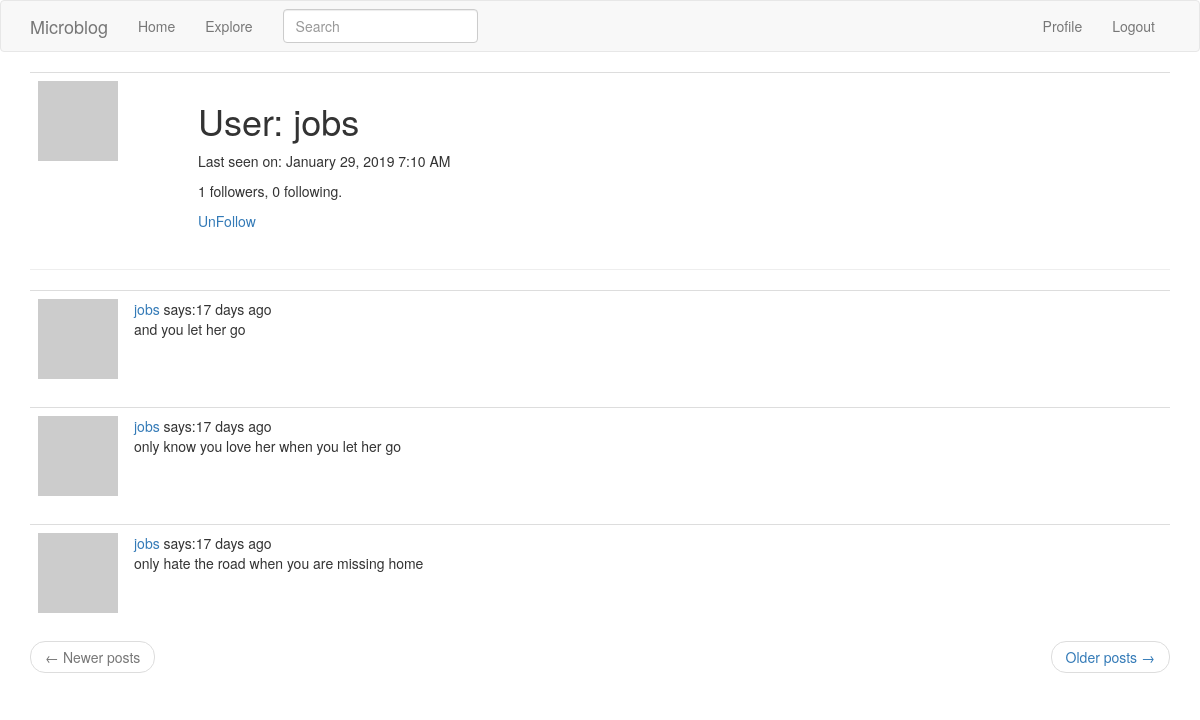
Screenshot of /user/jobs (signed in) with the database file from the repository.
### app/models.py (models this page shows, shortened)
class User(UserMixin, db.Model):
    id = db.Column(db.Integer, autoincrement=True, primary_key=True)
    username = db.Column(db.String(64), index=True, unique=True)
    email = db.Column(db.String(120), index=True, unique=True)
    password_hash = db.Column(db.String(128))
    about_me = db.Column(db.String(140))
    last_seen = db.Column(db.DateTime, default=datetime.utcnow)
    posts = db.relationship('Post', backref='author', lazy='dynamic')
    followed = db.relationship('User',
                               secondary=followers,
                               primaryjoin=(followers.c.follower_id == id),
                               secondaryjoin=(followers.c.followed_id == id),
                               backref=db.backref('followers', lazy='dynamic'),
                               lazy='dynamic')
    def avatar(self, size):
        digest = md5(self.email.lower().encode('utf-8')).hexdigest()
        return 'https://www.gravatar.com/avatar/{}?d=monsterid&s={}'.format(digest, size)
    def is_following(self, user):
        return self.followed.filter(followers.c.followed_id == user.id).count() > 0

class SearchableMixin(object):
    @classmethod
    def before_commit(cls, session):
        session._changes = {
            'add': list(session.new),
            'update': list(session.dirty),
            'delete': list(session.deleted)
        }
    @classmethod
    def after_commit(cls, session):
        for obj in session._changes['add']:
            if isinstance(obj, SearchableMixin):
                add_to_index(obj.__tablename__, obj)
        for obj in session._changes['update']:
            if isinstance(obj, SearchableMixin):
                add_to_index(obj.__tablename__, obj)
        for obj in session._changes['delete']:
            if isinstance(obj, SearchableMixin):
                remove_from_index(obj.__tablename__, obj)
        session._changes = None

class Post(SearchableMixin, db.Model):
    id = db.Column(db.Integer, autoincrement=True, primary_key=True)
    body = db.Column(db.String(140))
    timestamp = db.Column(db.DateTime, index=True, default=datetime.utcnow)
    user_id = db.Column(db.Integer, db.ForeignKey('user.id'))
    language = db.Column(db.String(5))
    __searchable__ = ['body']

### app/main/routes.py (the view)
@bp.route('/user/<username>', methods=['GET'])
@login_required
def user(username):
    page = request.args.get('page', default=1, type=int)
    user = User.query.filter_by(username=username).first_or_404()
    posts = (user.posts
             .order_by(Post.timestamp.desc())
             .paginate(page, current_app.config['POSTS_PER_PAGE'], False))
    next_url = url_for('main.user', username=user.username, page=posts.next_num) if posts.has_next else None
    prev_url = url_for('main.user', username=user.username, page=posts.prev_num) if posts.has_prev else None
    return render_template('user.html', title='User', user=user,
                           posts=posts.items, next_url=next_url, prev_url=prev_url)

### app/main/forms.py
class SearchForm(FlaskForm):
    q = StringField('Search', validators=[DataRequired()])
    def __init__(self, *args, **kwargs):
        if 'formdata' not in kwargs:
            kwargs['formdata'] = request.args
        if 'csrf_enabled' not in kwargs:
            kwargs['csrf_enabled'] = False
        super(SearchForm, self).__init__(*args, **kwargs)

### app/main/routes.py (called while the page is built)
@bp.before_app_request
def before_request():
    if current_user.is_authenticated:
        current_user.last_seen = datetime.utcnow()
        db.session.commit()
        g.search_form = SearchForm()

### app/models.py (called while the page is built)
@login.user_loader
def load_user(uid):
    return User.query.get(int(uid))

### app/templates/user.html (shortened to what this page needs)
{% extends "base.html" %}
{% import 'bootstrap/wtf.html' as wtf %}
{% block app_content %}
<table class="table table-hover">
    <tr>
        <td width="160px"><img src="{{ user.avatar(160) }}"></td>
        <td>
            <h1>User: {{ user.username }}</h1>
            {% if user.last_seen %}<p>Last seen on: {{ moment(user.last_seen).format('LLL') }}</p>{% endif %}
            <p>{{ user.followers.count() }} followers, {{ user.followed.count() }} following.</p>
            {% if user==current_user %}<a href="{{ url_for('main.edit_profile') }}">edit profile</a>
            {% elif current_user.is_following(user) %}
            <p>
                <a href="{{ url_for('main.unfollow', username=user.username) }}">
                    UnFollow
                </a>
            </p>
            {% else %}
            <p>
                <a href="{{ url_for('main.follow', username=user.username) }}">
                    Follow
                </a>
            </p>
            {% endif %}
        </td>
    </tr>
</table>
<hr>
{% for post in posts %}
{% include "_post.html" %}
{% endfor %}
<nav aria-label="...">
        <ul class="pager">
            <li class="previous{% if not prev_url %} disabled{% endif %}">
                <a href="{{ prev_url or '#' }}">
                    <span aria-hidden="true">&larr;</span> Newer posts
                </a>
            </li>
            <li class="next{% if not next_url %} disabled{% endif %}">
                <a href="{{ next_url or '#' }}">
                    Older posts <span aria-hidden="true">&rarr;</span>
                </a>
            </li>
        </ul>
</nav>
{% endblock %}

### app/templates/_post.html (shortened to what this page needs)
<table class="table table-hover">
    <tr>
        <td width="70px">
            <a href="{{ url_for('main.user', username=post.author.username) }}">
                <img src="{{ post.author.avatar(70) }}" alt="">
            </a>
        </td>
        <td>
            <a href="{{ url_for('main.user', username=post.author.username) }}">
                {{ post.author.username }}
            </a>
            says:{{ moment(post.timestamp).fromNow() }}
            <br>
                <span id="post{{ post.id }}">{{ post.body }}</span>
        </td>
    </tr>
</table>

### rows the page displays
User: username "jobs", last_seen "January 29, 2019 7:10 AM"
Post: author.username "jobs", timestamp "17 days ago", body "and you let her go"
Post: author.username "jobs", timestamp "17 days ago", body "only know you love her when you let her go"
Post: author.username "jobs", timestamp "17 days ago", body "only hate the road when you are missing home"

### other values shown
{{ user.followers.count() }} "1"
{{ user.followed.count() }} "0"
